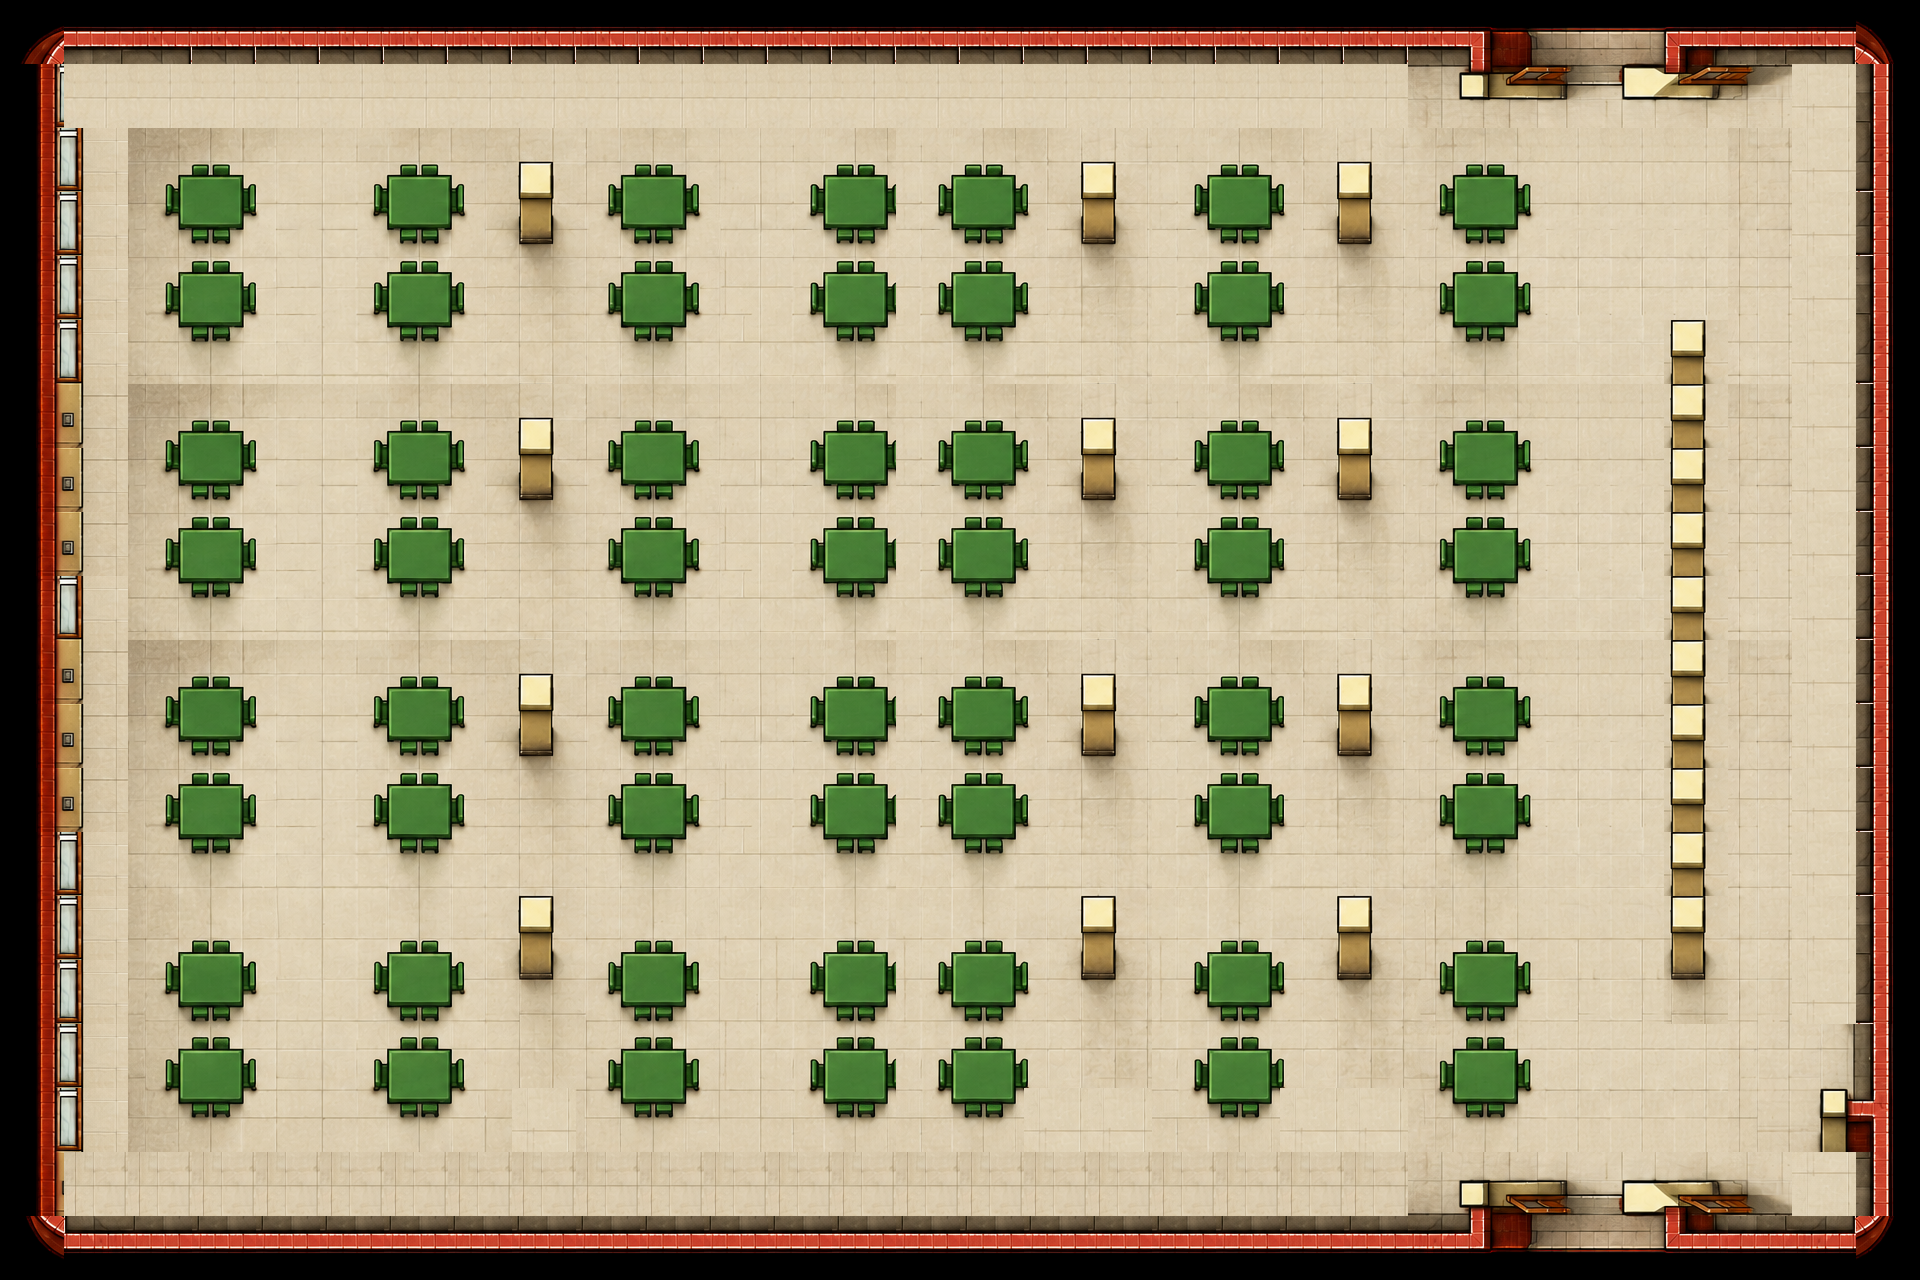

Rendered tile map (Tiled .tmx) drawn with the repository's tilesets; below, a short description and the full map source, tile grids included:
An orthogonal 30x20 tile map with 64x64 px tiles, 1 tile layer (Tile Layer 1) and 31 objects (21x walls, 6x NPC, PlayerSpawn_from_CafeRight, PlayerSpawn_from_CafeLeft, CafeInsideRight_to_CafeRight, ...).

<map version="1.10" tiledversion="1.12.2" orientation="orthogonal" renderorder="right-down" width="30" height="20" tilewidth="64" tileheight="64" infinite="0" nextlayerid="8" nextobjectid="38">
 <tileset firstgid="1" source="../tilesets/cafe.tsx" />
 <layer id="1" name="Tile Layer 1" width="30" height="20">
  <data encoding="csv">
2684354873,1610612832,1610612856,1610612856,1610612856,1610612856,1610612856,1610612856,1610612856,1610612856,1610612856,1610612856,1610612856,1610612856,1610612856,1610612856,1610612856,1610612856,1610612856,1610612856,1610612856,1610612856,1610612856,1610612880,1610612904,1610612928,1610612952,1610612832,1610612856,3221225785,
2684354892,115,115,115,115,115,115,115,115,115,115,115,115,115,115,115,115,115,115,115,115,115,1610612855,1610612879,1610612903,1610612927,1610612951,1610612975,204,96,
2684354892,2684354868,99,100,101,102,103,104,105,106,107,108,109,110,109,110,111,112,109,110,111,112,113,114,115,115,115,118,204,120,
2684354892,2684354868,123,124,125,126,127,128,129,130,131,132,133,134,133,134,135,136,133,134,135,136,137,138,139,139,139,142,204,120,
2684354892,2684354868,147,148,149,150,151,152,153,154,155,156,157,158,157,158,159,160,157,158,159,160,161,162,163,163,163,166,204,96,
2684354892,2684354868,171,172,173,174,175,176,177,178,179,180,181,182,181,182,183,184,181,182,183,184,185,186,187,187,201,190,204,120,
2684354893,2684354869,99,100,101,102,103,104,105,106,107,108,109,110,109,110,111,112,109,110,111,112,113,114,115,115,201,118,204,120,
2684354893,2684354869,123,124,125,126,127,128,129,130,131,132,133,134,133,134,135,136,133,134,135,136,137,138,139,139,201,142,204,120,
2684354893,2684354869,147,148,149,150,151,152,153,154,155,156,157,158,157,158,159,160,157,158,159,160,161,162,163,163,201,166,204,120,
2684354892,2684354868,171,172,173,174,175,176,177,178,179,180,181,182,181,182,183,184,181,182,183,184,185,186,187,187,201,190,204,120,
2684354893,2684354869,99,100,101,102,103,104,105,106,107,108,109,110,109,110,111,112,109,110,111,112,113,114,115,115,201,118,204,120,
2684354893,2684354869,123,124,125,126,127,128,129,130,131,132,133,134,133,134,135,136,133,134,135,136,137,138,139,139,201,142,204,120,
2684354893,2684354869,147,148,149,150,151,152,153,154,155,156,157,158,157,158,159,160,157,158,159,160,161,162,163,163,201,166,204,120,
2684354892,2684354868,171,172,173,174,175,176,177,178,179,180,181,182,181,182,183,184,181,182,183,184,185,186,187,187,201,190,204,120,
2684354892,2684354868,195,196,197,198,199,200,201,202,203,204,205,206,205,206,207,208,205,206,207,208,209,210,211,211,201,214,204,96,
2684354892,2684354868,219,220,221,222,223,224,225,226,227,228,229,230,229,230,231,232,229,230,231,232,233,234,235,235,225,238,204,120,
2684354892,2684354868,243,244,245,246,247,248,249,250,251,252,253,254,253,254,255,256,253,254,255,256,257,258,259,259,259,262,263,264,
2684354892,2684354868,267,268,269,270,271,272,204,274,275,276,277,278,277,278,204,204,277,278,204,204,281,282,283,283,283,286,287,288,
2684354893,118,118,118,118,118,118,118,118,118,118,118,118,118,118,118,118,118,118,118,118,118,536871031,536871055,536871079,536871103,536871127,536871151,1073742028,1073741920,
313,2684354680,2684354656,2684354656,2684354656,2684354656,2684354656,2684354656,2684354656,2684354656,2684354656,2684354656,2684354656,2684354656,2684354656,2684354656,2684354656,2684354656,2684354656,2684354656,2684354656,2684354656,536871032,536871056,536871080,536871104,536871128,536871008,536871032,2147483961
</data>
 </layer>
 <objectgroup id="2" name="PlayerSpawns">
  <object id="1" name="PlayerSpawn_from_CafeRight" x="1596" y="156.333">
   <point />
  </object>
  <object id="2" name="PlayerSpawn_from_CafeLeft" x="1589.88" y="1120.39">
   <point />
  </object>
 </objectgroup>
 <objectgroup id="4" name="Collision">
  <object id="5" name="walls" x="1857" y="41" width="70" height="1221" />
  <object id="7" name="walls" x="1462" y="1181.33" width="101.667" height="65.3333" />
  <object id="9" name="walls" x="17.3333" y="1214.67" width="1879" height="52.6667" />
  <object id="10" name="walls" x="9.09091" y="9.09091" width="69.8182" height="1257.58" />
  <object id="11" name="walls" x="57.3333" y="2.66667" width="1833.33" height="62.6667" />
  <object id="12" name="walls" x="1623.33" y="65.6667" width="129.667" height="34" />
  <object id="13" name="walls" x="1457.33" y="65.3333" width="106.667" height="31" />
  <object id="14" name="walls" x="1624" y="1182.5" width="129" height="37" />
  <object id="17" name="walls" x="1668" y="313" width="42" height="664" />
  <object id="18" name="walls" x="1328" y="156" width="46" height="98" />
  <object id="19" name="walls" x="1328" y="411" width="46" height="98" />
  <object id="20" name="walls" x="1329" y="667" width="46" height="98" />
  <object id="21" name="walls" x="1329" y="881" width="46" height="98" />
  <object id="22" name="walls" x="1071" y="887" width="46" height="98" />
  <object id="23" name="walls" x="1073" y="665" width="46" height="98" />
  <object id="24" name="walls" x="1074" y="408" width="46" height="98" />
  <object id="25" name="walls" x="1075" y="153" width="46" height="98" />
  <object id="26" name="walls" x="511" y="157" width="46" height="98" />
  <object id="27" name="walls" x="510" y="410" width="46" height="98" />
  <object id="28" name="walls" x="514" y="665" width="46" height="98" />
  <object id="29" name="walls" x="510" y="888" width="46" height="98" />
 </objectgroup>
 <objectgroup id="7" name="NPCs">
  <object id="30" type="NPC" x="1312.67" y="266.667" width="49.6667" height="42.6667">
   <properties>
    <property name="model" value="Male10_Forward" />
   </properties>
  </object>
  <object id="32" type="NPC" x="1343.17" y="296" width="49.6667" height="42.6667">
   <properties>
    <property name="model" value="Male03_Left" />
   </properties>
  </object>
  <object id="33" type="NPC" x="1293.17" y="300.667" width="49.6667" height="42.6667">
   <properties>
    <property name="model" value="Male12_Right" />
   </properties>
  </object>
  <object id="34" type="NPC" x="1585.33" y="328.667" width="69" height="55">
   <properties>
    <property name="model" value="Male11_Forward" />
   </properties>
  </object>
  <object id="35" type="NPC" x="1540" y="905.333" width="64" height="40">
   <properties>
    <property name="model" value="Male06_Backward" />
   </properties>
  </object>
  <object id="37" type="NPC" x="1539.33" y="348.667" width="56" height="57.3333">
   <properties>
    <property name="model" value="Male07_Forward" />
   </properties>
  </object>
 </objectgroup>
 <objectgroup id="3" name="SceneTransitions">
  <object id="3" name="CafeInsideRight_to_CafeRight" x="1512.83" y="59" width="214.833" height="60.3333" />
  <object id="4" name="CafeInsideLeft_to_CafeLeft" x="1487.33" y="1146.33" width="202.333" height="62.3333" />
 </objectgroup>
</map>
